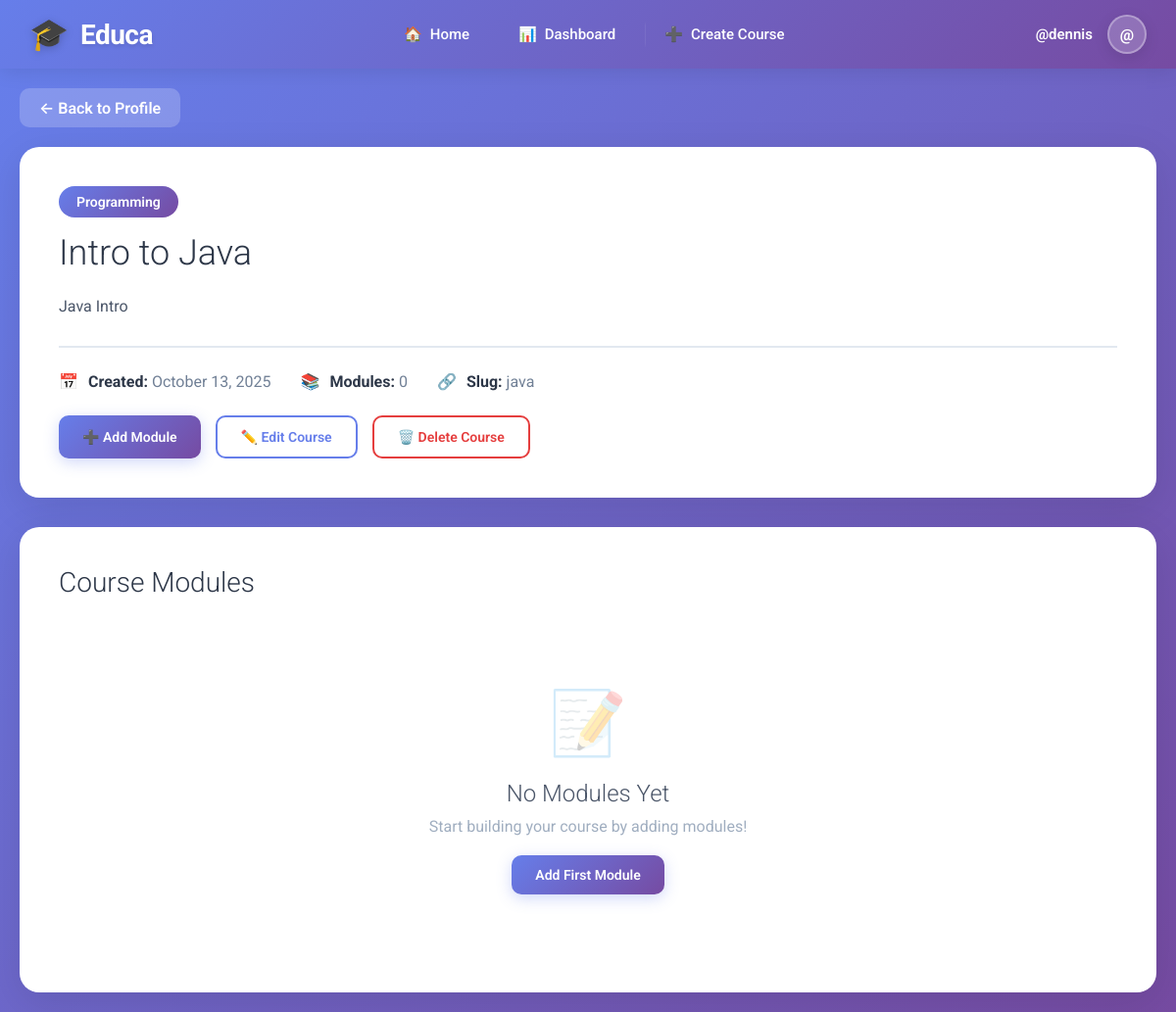
Page /course/3/ (signed in) on the committed database.
### courses/models.py (models this page shows, shortened)
class Course(models.Model):
    owner = models.ForeignKey(User,
                              related_name='courses_created',
                              on_delete=models.CASCADE)
    subject = models.ForeignKey(Subject,
                                related_name='courses',
                                on_delete=models.CASCADE)
    title = models.CharField(max_length=200)
    slug = models.SlugField(max_length=200, unique=True)
    overview = models.TextField()
    created = models.DateTimeField(auto_now_add=True)
    class Meta:
        ordering = ['-created']

class Subject(models.Model):
    title = models.CharField(max_length=200)
    slug = models.SlugField(max_length=200, unique=True)
    class Meta:
        ordering = ['title']

### courses/views.py (the view)
# urls.py: path('course/<int:course_id>/', views.course_detail, name='course_detail'),
@login_required
def course_detail(request, course_id):
    course = get_object_or_404(Course, id=course_id, owner=request.user)
    modules = course.modules.all()
    return render(request, 'courses/course_detail.html', {
        'course': course,
        'modules': modules
    })

### courses/templates/courses/course_detail.html (shortened to what this page needs)
{% extends "base.html" %}
{% load static %}
{% block content %}
<div class="course-detail-wrapper">
    <a href="{% url 'profile' %}" class="back-link">
        ← Back to Profile
    </a>
    <div class="course-header">
        <span class="course-badge">{{ course.subject.title }}</span>
        <h1>{{ course.title }}</h1>
        <p class="course-overview">{{ course.overview }}</p>
        <div class="course-meta">
            <div class="meta-item">
                <span>📅</span>
                <span><strong>Created:</strong> {{ course.created|date:"F d, Y" }}</span>
            </div>
            <div class="meta-item">
                <span>📚</span>
                <span><strong>Modules:</strong> {{ modules.count }}</span>
            </div>
            <div class="meta-item">
                <span>🔗</span>
                <span><strong>Slug:</strong> {{ course.slug }}</span>
            </div>
        </div>
        <div class="course-actions">
            <a href="{% url 'module_create' course.id %}" class="btn btn-primary">
                ➕ Add Module
            </a>
            <a href="{% url 'course_edit' course.id %}" class="btn btn-secondary">
                ✏️ Edit Course
            </a>
            <a href="{% url 'course_delete' course.id %}" class="btn btn-danger">
                🗑️ Delete Course
            </a>
        </div>
    </div>
    <div class="modules-section">
        <div class="section-header">
            <h2 class="section-title">Course Modules</h2>
        </div>
        {% if modules %}
            <ul class="modules-list">
                {% for module in modules %}
                <li class="module-item">
                    <div class="module-header">
                        <div style="flex: 1;">
                            <h3 class="module-title">{{ module.title }}</h3>
                            {% if module.description %}
                                <p class="module-description">{{ module.description }}</p>
                            {% endif %}
                        </div>
                        <div class="module-order">{{ module.order|add:1 }}</div>
                    </div>
                </li>
                {% endfor %}
            </ul>
        {% else %}
            <div class="empty-modules">
                <div class="empty-modules-icon">📝</div>
                <h3>No Modules Yet</h3>
                <p>Start building your course by adding modules!</p>
                <a href="{% url 'module_create' course.id %}" class="btn btn-primary" style="margin-top: 20px;">
                    Add First Module
                </a>
            </div>
        {% endif %}
    </div>
</div>
{% endblock %}

### courses/templates/base.html (shortened to what this page needs)
{% load static %}
<!DOCTYPE html>
<html>
  <head>
    <link href="{% static "css/base.css" %}" rel="stylesheet">
  </head>
  <body>
    <nav class="top-navbar" id="navbar">
      <div class="navbar-container">
        <a href="{% url 'home' %}" class="navbar-logo">
          <span class="logo-icon">🎓</span>
          <span class="logo-text">Educa</span>
        </a>
        <ul class="navbar-menu" id="navbarMenu">
          <li><a href="{% url 'home' %}" class="nav-link {% if request.resolver_match.url_name == 'home' %}active{% endif %}">
            <span>🏠</span> Home
          </a></li>
          {% if request.user.is_authenticated %}
            <li><a href="{% url 'profile' %}" class="nav-link {% if request.resolver_match.url_name == 'profile' %}active{% endif %}">
              <span>📊</span> Dashboard
            </a></li>
            <li><a href="{% url 'course_create' %}" class="nav-link">
              <span>➕</span> Create Course
            </a></li>
          {% endif %}
        </ul>
        <div class="navbar-user">
          {% if request.user.is_authenticated %}
            <span class="user-name">{{ request.user.username }}</span>
            <div class="dropdown">
              <div class="user-avatar">{{ request.user.username|slice:":1"|upper }}</div>
            </div>
          {% else %}
            <a href="{% url 'login' %}" class="btn-navbar btn-outline">Sign In</a>
            <a href="{% url 'signup' %}" class="btn-navbar">Get Started</a>
          {% endif %}
        </div>
      </div>
    </nav>
    <div class="page-content">
      <div id="content">
        {% block content %}
        {% endblock %}
      </div>
    </div>
  </body>
</html>

### courses/static/css/base.css (style rules this page uses)
body { margin:0; font-family:'Roboto', sans-serif; font-weight:400; color:#333; }
a { color:#3fad37; text-decoration:none; }
ul { float:left; }
h1, h2, h3, h4, h5, h6 { font-family:'Roboto', sans-serif; font-weight:300; }
h1 { background:#efefef; width:100%; overflow:auto; padding:20px 0 20px 40px; margin:0; }

### courses/templates/base.html (style rules this page uses)
* { margin: 0; padding: 0; box-sizing: border-box; }
body { font-family: 'Roboto', -apple-system, BlinkMacSystemFont, 'Segoe UI', sans-serif; margin: 0; padding: 0; }
.top-navbar { background: linear-gradient(135deg, #667eea 0%, #764ba2 100%); box-shadow: 0 2px 20px rgba(0, 0, 0, 0.1); position: sticky; top: 0; z-index: 1000; transition: all 0.3s ease; }
.navbar-container { max-width: 1400px; margin: 0 auto; padding: 0 30px; display: flex; align-items: center; justify-content: space-between; height: 70px; }
.navbar-logo { display: flex; align-items: center; gap: 12px; text-decoration: none; transition: transform 0.3s ease; }
.logo-icon { font-size: 32px; filter: drop-shadow(0 2px 4px rgba(0, 0, 0, 0.2)); }
.logo-text { color: white; font-size: 28px; font-weight: 700; letter-spacing: -0.5px; text-shadow: 0 2px 4px rgba(0, 0, 0, 0.1); }
.navbar-menu { display: flex; align-items: center; gap: 10px; list-style: none; }
.navbar-menu li { position: relative; }
.nav-link { color: white; text-decoration: none; padding: 10px 20px; border-radius: 10px; font-weight: 500; font-size: 15px; transition: all 0.3s ease; display: flex; align-items: center; gap: 8px; position: relative; overflow: hidden; }
.nav-link::before { content: ''; position: absolute; top: 0; left: 0; right: 0; bottom: 0; background: rgba(255, 255, 255, 0.1); transform: translateX(-100%); transition: transform 0.3s ease; }
.navbar-user { display: flex; align-items: center; gap: 15px; }
.user-avatar { width: 40px; height: 40px; border-radius: 50%; background: rgba(255, 255, 255, 0.2); display: flex; align-items: center; justify-content: center; color: white; font-weight: 700; font-size: 16px; border: 2px solid rgba(255, 255, 255, 0.3); cursor: pointer; transition: all 0.3s ease; box-shadow: 0 4px 15px rgba(0, 0, 0, 0.1); }
.user-name { color: white; font-weight: 600; font-size: 15px; display: none; }
.dropdown { position: relative; }
@media (min-width: 768px) { .user-name { display: block; } }
.top-navbar { animation: slideDown 0.5s ease-out; }
.page-content { min-height: calc(100vh - 70px); }

### rows in the picture
Course: subject "Programming", title "Intro to Java", overview "Java Intro", created "October 13, 2025", count "0", slug "java"

### other values in the picture
{{ request.user.username }} "@dennis"
{{ request.user.username|slice:":1"|upper }} "@"
